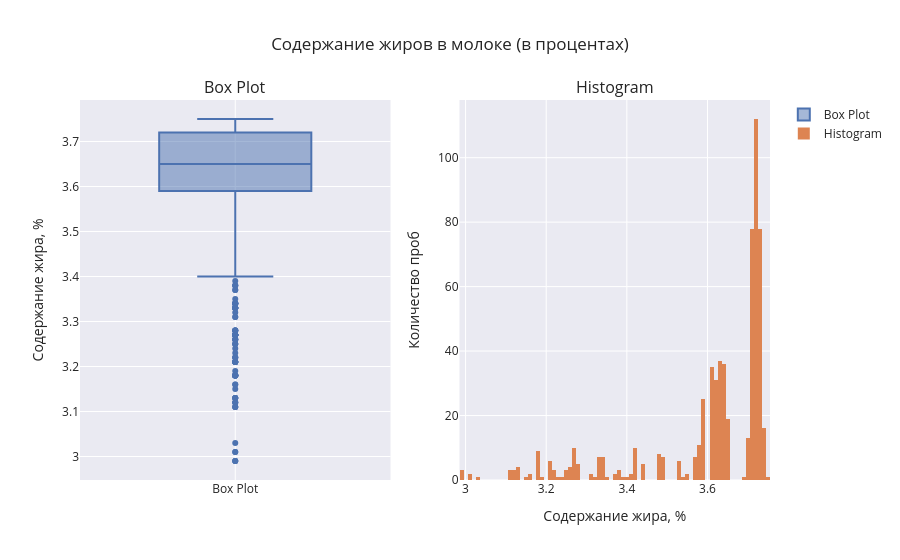

The cell this chart's notebook holds for it:
### Markdown cell above
значение эке в среднем 15, центр гистограммы смещен вправо

### Code cell
fig = get_histogram_boxplot(
    farm_data['fat_content'], 
    'Содержание жиров в молоке (в процентах)',
    bins=100
)

fig.update_layout(
    yaxis_title="Содержание жира, %",     
    xaxis2_title="Содержание жира, %",
    yaxis2_title="Количество проб",      
)

### Figure 1 — Plotly figure (JSON) as saved in the notebook; plotly's stock layout.template omitted (floating-point values rounded to 4 significant figures; data arrays with more than 128 entries replaced by an {"elided": "..."} marker saying what was removed)
{"data": [{"name": "Box Plot", "type": "box", "xaxis": "x", "y": {"elided": "628 float values"}, "yaxis": "y"}, {"name": "Histogram", "nbinsx": 100, "type": "histogram", "x": {"elided": "628 float values"}, "xaxis": "x2", "yaxis": "y2"}], "layout": {"annotations": [{"font": {"size": 16}, "showarrow": false, "text": "Box Plot", "x": 0.225, "xanchor": "center", "xref": "paper", "y": 1, "yanchor": "bottom", "yref": "paper"}, {"font": {"size": 16}, "showarrow": false, "text": "Histogram", "x": 0.775, "xanchor": "center", "xref": "paper", "y": 1, "yanchor": "bottom", "yref": "paper"}], "title": {"text": "Содержание жиров в молоке (в процентах)"}, "xaxis": {"anchor": "y", "domain": [0, 0.45]}, "xaxis2": {"anchor": "y2", "domain": [0.55, 1], "title": {"text": "Содержание жира, %"}}, "yaxis": {"anchor": "x", "domain": [0, 1], "title": {"text": "Содержание жира, %"}}, "yaxis2": {"anchor": "x2", "domain": [0, 1], "title": {"text": "Количество проб"}}}}
